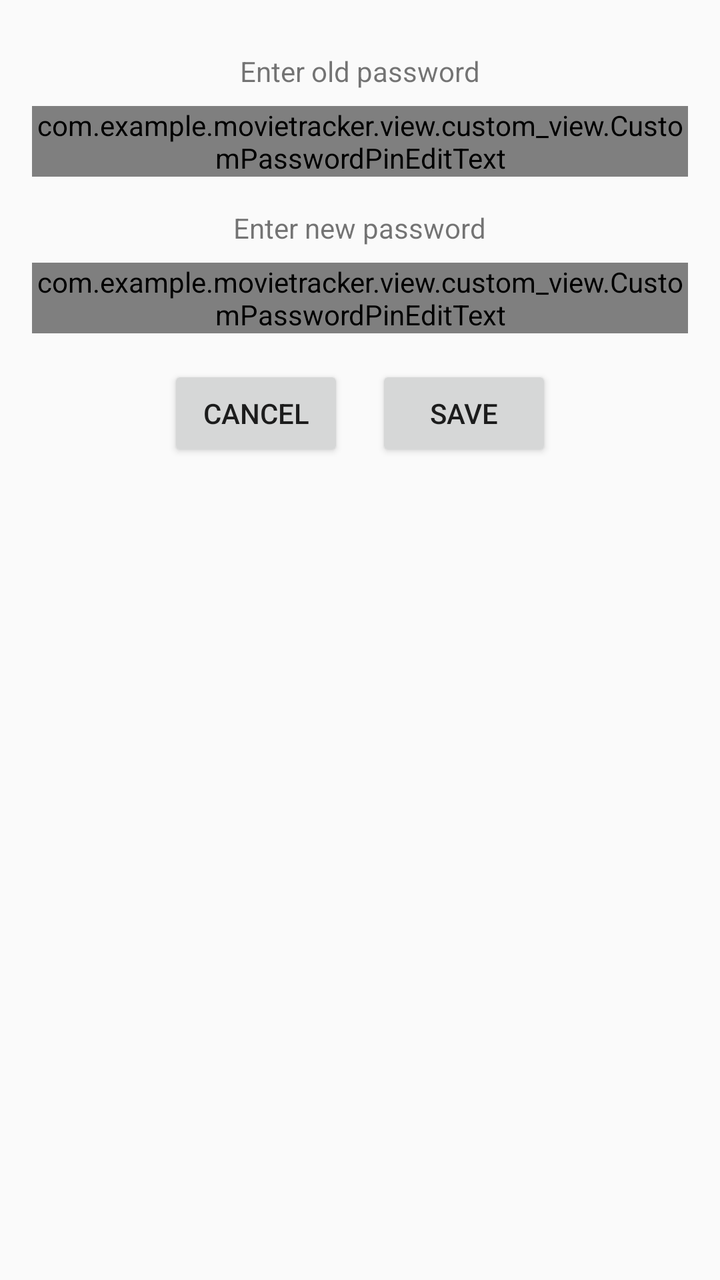
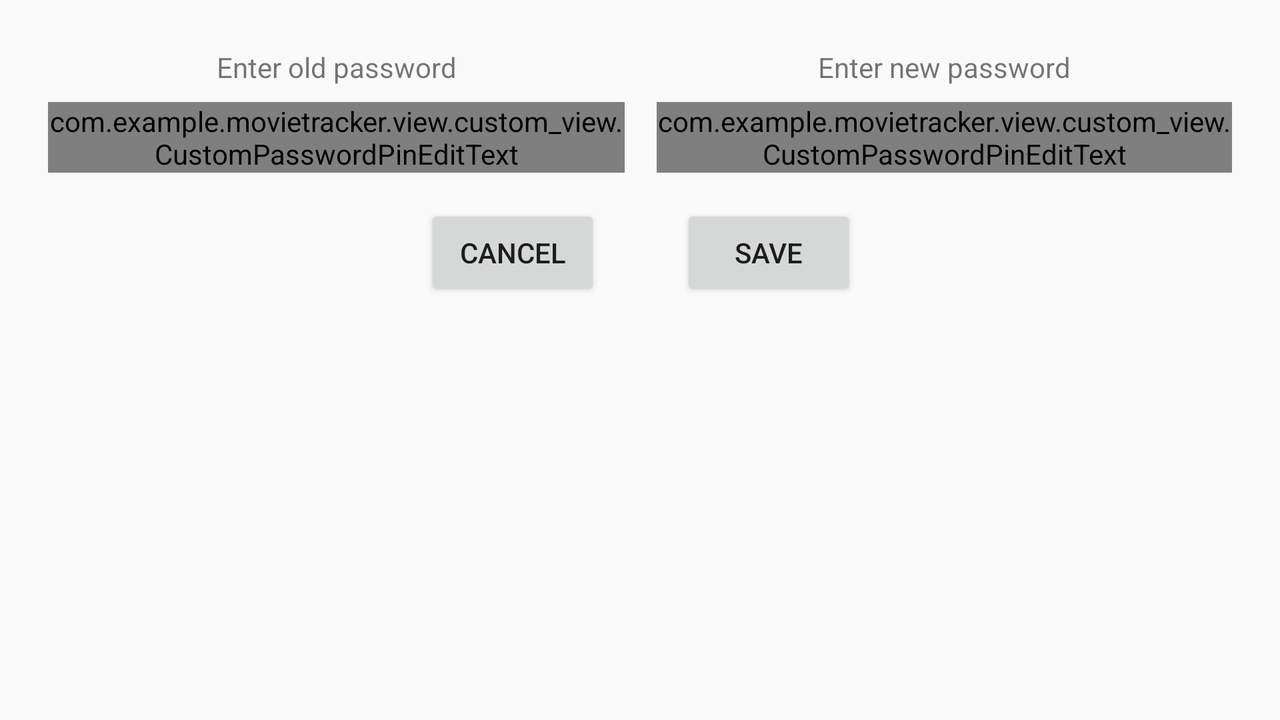

An Android layout and its configuration variant, each rendered on a device that would load it. The default file and the variant file are quoted in full after the pictures.
<!-- AndroidManifest.xml: application theme AppTheme -->
<!-- res/layout/password_reset_dialog_pins.xml -->
<?xml version="1.0" encoding="utf-8"?>
<RelativeLayout xmlns:android="http://schemas.android.com/apk/res/android"
    android:layout_width="match_parent"
    android:layout_height="wrap_content"
    xmlns:app="http://schemas.android.com/apk/res-auto"
    android:padding="16dp">

    <TextView
        android:id="@+id/textView_old_password_hint"
        android:layout_width="wrap_content"
        android:layout_height="wrap_content"
        android:layout_alignParentTop="true"
        android:layout_centerHorizontal="true"
        android:layout_marginTop="10dp"
        android:text="@string/password_reset_dialog_old_password_hint" />

    <com.example.movietracker.view.custom_view.CustomPasswordPinEditText
        android:id="@+id/customPasswordPinEditText_old_password"
        android:layout_width="match_parent"
        android:layout_height="wrap_content"
        android:layout_below="@+id/textView_old_password_hint"
        android:layout_marginTop="8dp"
        app:should_request_focus = "true"/>

    <TextView
        android:id="@+id/textView_new_password_hint"
        android:layout_width="wrap_content"
        android:layout_height="wrap_content"
        android:layout_centerHorizontal="true"
        android:layout_marginTop="16dp"
        android:layout_below="@+id/customPasswordPinEditText_old_password"
        android:text="@string/password_reset_dialog_new_password_hint" />

    <com.example.movietracker.view.custom_view.CustomPasswordPinEditText
        android:id="@+id/customPasswordPinEditText_new_password"
        android:layout_width="match_parent"
        android:layout_height="wrap_content"
        android:layout_below="@+id/textView_new_password_hint"
        android:layout_marginTop="8dp"
        app:should_request_focus = "false"/>

    <LinearLayout
        android:layout_width="wrap_content"
        android:layout_height="wrap_content"
        android:layout_below="@+id/customPasswordPinEditText_new_password"
        android:layout_alignParentStart="true"
        android:layout_alignParentEnd="true"
        android:layout_marginStart="16dp"
        android:layout_marginTop="16dp"
        android:layout_marginEnd="16dp"
        android:gravity="center"
        android:orientation="horizontal">

        <Button
            android:id="@+id/button_cancel_password_reset"
            android:layout_width="wrap_content"
            android:layout_height="wrap_content"
            android:layout_marginEnd="8dp"
            android:text="@string/password_reset_dialog_button_cancel" />

        <Button
            android:id="@+id/button_save_password"
            android:layout_width="wrap_content"
            android:layout_height="wrap_content"
            android:layout_marginStart="8dp"
            android:text="@string/password_reset_dialog_button_save" />
    </LinearLayout>

</RelativeLayout>
<!-- resources referenced by this layout -->
<resources>
  <string name="password_reset_dialog_button_cancel">CANCEL</string>
  <string name="password_reset_dialog_button_save">SAVE</string>
  <string name="password_reset_dialog_new_password_hint">Enter new password</string>
  <string name="password_reset_dialog_old_password_hint">Enter old password</string>
  <style name="AppTheme" parent="Theme.AppCompat.Light.NoActionBar">
          
          <item name="colorPrimary">@color/colorPrimary</item>
          <item name="colorPrimaryDark">@color/colorPrimaryDark</item>
          <item name="colorAccent">@color/colorAccent</item>
      </style>
  <color name="colorPrimary">#008577</color>
  <color name="colorPrimaryDark">#00574B</color>
  <color name="colorAccent">#D81B60</color>
</resources>
<!-- res/layout-land/password_reset_dialog_pins.xml (the author's variant of the layout above) -->
<!-- drawn on the phone turned sideways -->
<?xml version="1.0" encoding="utf-8"?>
<androidx.constraintlayout.widget.ConstraintLayout
    xmlns:android="http://schemas.android.com/apk/res/android"
    xmlns:app="http://schemas.android.com/apk/res-auto"
    xmlns:tools="http://schemas.android.com/tools"
    android:layout_width="match_parent"
    android:layout_height="wrap_content"
    android:padding="16dp"
    tools:layout_editor_absoluteY="25dp">

    <TextView
        android:id="@+id/textView_old_password_hint"
        android:layout_width="wrap_content"
        android:layout_height="wrap_content"
        android:layout_alignParentStart="true"
        android:layout_alignParentTop="true"
        android:layout_marginStart="8dp"
        android:layout_marginTop="8dp"
        android:layout_marginEnd="8dp"
        android:text="@string/password_reset_dialog_old_password_hint"
        app:layout_constraintEnd_toStartOf="@+id/guideline"
        app:layout_constraintStart_toStartOf="parent"
        app:layout_constraintTop_toTopOf="parent" />

    <com.example.movietracker.view.custom_view.CustomPasswordPinEditText
        android:id="@+id/customPasswordPinEditText_old_password"
        android:layout_width="0dp"
        android:layout_height="wrap_content"
        android:layout_below="@+id/textView_old_password_hint"
        android:layout_alignParentStart="true"
        android:layout_marginStart="8dp"
        android:layout_marginTop="8dp"
        android:layout_marginEnd="8dp"
        app:layout_constraintEnd_toStartOf="@+id/guideline"
        app:layout_constraintStart_toStartOf="parent"
        app:layout_constraintTop_toBottomOf="@+id/textView_old_password_hint"
        app:should_request_focus="true" />

    <TextView
        android:id="@+id/textView_new_password_hint"
        android:layout_width="wrap_content"
        android:layout_height="wrap_content"
        android:layout_alignParentTop="true"
        android:layout_alignParentEnd="true"
        android:layout_marginStart="8dp"
        android:layout_marginTop="8dp"
        android:layout_marginEnd="8dp"
        android:text="@string/password_reset_dialog_new_password_hint"
        app:layout_constraintEnd_toEndOf="parent"
        app:layout_constraintStart_toStartOf="@+id/guideline"
        app:layout_constraintTop_toTopOf="parent" />

    <com.example.movietracker.view.custom_view.CustomPasswordPinEditText
        android:id="@+id/customPasswordPinEditText_new_password"
        android:layout_width="0dp"
        android:layout_height="wrap_content"
        android:layout_below="@+id/textView_new_password_hint"
        android:layout_marginStart="8dp"
        android:layout_marginTop="8dp"
        android:layout_marginEnd="8dp"
        android:layout_toEndOf="@+id/customPasswordPinEditText_old_password"
        app:layout_constraintEnd_toEndOf="parent"
        app:layout_constraintStart_toStartOf="@+id/guideline"
        app:layout_constraintTop_toBottomOf="@+id/textView_new_password_hint"
        app:should_request_focus="false" />

    <Button
        android:id="@+id/button_cancel_password_reset"
        android:layout_width="wrap_content"
        android:layout_height="wrap_content"
        android:layout_below="@+id/customPasswordPinEditText_new_password"
        android:layout_centerHorizontal="true"
        android:layout_marginEnd="20dp"
        android:text="@string/password_reset_dialog_button_cancel"
        app:layout_constraintBottom_toBottomOf="@+id/button_save_password"
        app:layout_constraintEnd_toStartOf="@+id/guideline"
        app:layout_constraintTop_toTopOf="@+id/button_save_password" />

    <Button
        android:id="@+id/button_save_password"
        android:layout_width="wrap_content"
        android:layout_height="wrap_content"
        android:layout_below="@+id/customPasswordPinEditText_new_password"
        android:layout_centerHorizontal="true"
        android:layout_marginStart="20dp"
        android:layout_marginTop="16dp"
        android:text="@string/password_reset_dialog_button_save"
        app:layout_constraintStart_toStartOf="@+id/guideline"
        app:layout_constraintTop_toBottomOf="@+id/customPasswordPinEditText_new_password" />

    <androidx.constraintlayout.widget.Guideline
        android:id="@+id/guideline"
        android:layout_width="wrap_content"
        android:layout_height="wrap_content"
        android:orientation="vertical"
        app:layout_constraintGuide_percent="0.50073206" />

</androidx.constraintlayout.widget.ConstraintLayout>
